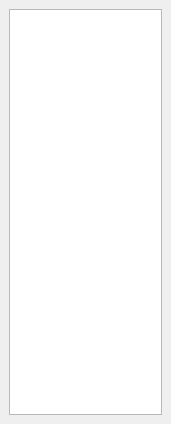
<?xml version="1.0" encoding="UTF-8"?>
<ui version="4.0">
 <class>_playerRack</class>
 <widget class="QDockWidget" name="_playerRack">
  <property name="geometry">
   <rect>
    <x>0</x>
    <y>0</y>
    <width>171</width>
    <height>424</height>
   </rect>
  </property>
  <property name="sizePolicy">
   <sizepolicy hsizetype="Fixed" vsizetype="Preferred">
    <horstretch>0</horstretch>
    <verstretch>0</verstretch>
   </sizepolicy>
  </property>
  <property name="minimumSize">
   <size>
    <width>171</width>
    <height>322</height>
   </size>
  </property>
  <property name="maximumSize">
   <size>
    <width>171</width>
    <height>524287</height>
   </size>
  </property>
  <property name="features">
   <set>QDockWidget::DockWidgetFloatable|QDockWidget::DockWidgetMovable</set>
  </property>
  <property name="allowedAreas">
   <set>Qt::LeftDockWidgetArea|Qt::RightDockWidgetArea</set>
  </property>
  <property name="windowTitle">
   <string>Player</string>
  </property>
  <widget class="QWidget" name="dockWidgetContents">
   <property name="sizePolicy">
    <sizepolicy hsizetype="Fixed" vsizetype="Preferred">
     <horstretch>0</horstretch>
     <verstretch>0</verstretch>
    </sizepolicy>
   </property>
   <layout class="QVBoxLayout" name="verticalLayout_3">
    <item>
     <widget class="QListView" name="_playerListView">
      <property name="enabled">
       <bool>true</bool>
      </property>
      <property name="sizePolicy">
       <sizepolicy hsizetype="Preferred" vsizetype="Expanding">
        <horstretch>0</horstretch>
        <verstretch>1</verstretch>
       </sizepolicy>
      </property>
      <property name="minimumSize">
       <size>
        <width>0</width>
        <height>0</height>
       </size>
      </property>
      <property name="maximumSize">
       <size>
        <width>16777215</width>
        <height>16777215</height>
       </size>
      </property>
      <property name="resizeMode">
       <enum>QListView::Fixed</enum>
      </property>
     </widget>
    </item>
   </layout>
  </widget>
 </widget>
 <resources/>
 <connections/>
</ui>
